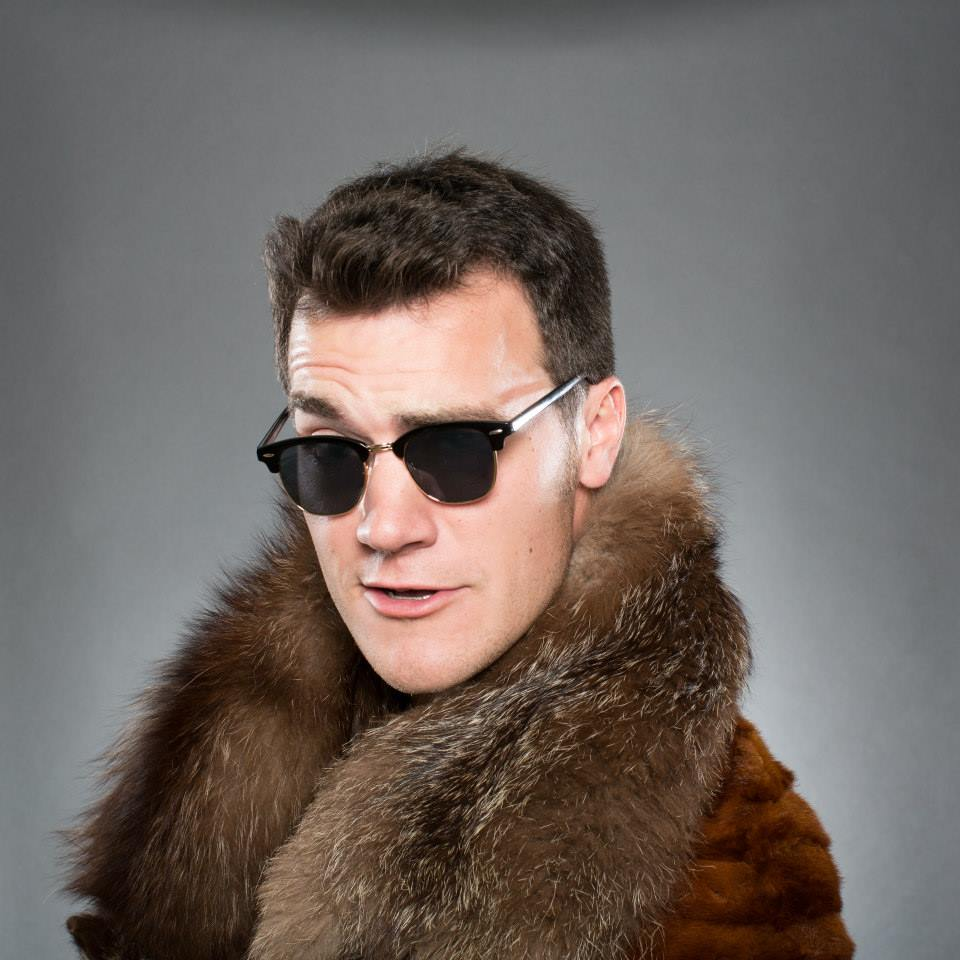
#> input picture ham.jpg, 960 x 960 px
$ python threadTone.py ham.jpg   (Python 2 division)   (older library calls are emulated)
#> lines starting #> are read from the running program, lines starting #| are printed output that depends on the picture
import sys
import cv2
import numpy as np

# Parameters
imgRadius = 500     # Number of pixels that the image radius is resized to

initPin = 0         # Initial pin to start threading from
nPins = 200         # Number of pins on the circular loom
nLines = 3000        # Maximal number of lines

minLoop = 3         # Disallow loops of less than minLoop lines
lineWidth = 3       # The number of pixels that represents the width of a thread
lineWeight = 15     # The weight a single thread has in terms of "darkness"

banner = """
   __  __                        ________
  / /_/ /_  ________  ____ _____/ /_  __/___  ____  ___
 / __/ __ \/ ___/ _ \/ __ `/ __  / / / / __ \/ __ \/ _ \\
/ /_/ / / / /  /  __/ /_/ / /_/ / / / / /_/ / / / /  __/
\__/_/ /_/_/   \___/\__,_/\__,_/ /_/  \____/_/ /_/\___/

Build a thread based halftone representation of an image
"""

# Invert grayscale image
def invertImage(image):
    return (255-image)

# Apply circular mask to image
def maskImage(image, radius):
    y, x = np.ogrid[-radius:radius + 1, -radius:radius + 1]
    mask = x**2 + y**2 > radius**2
    image[mask] = 0

    return image

# Compute coordinates of loom pins
def pinCoords(radius, nPins=200, offset=0, x0=None, y0=None):
    alpha = np.linspace(0 + offset, 2*np.pi + offset, nPins + 1)

    if (x0 == None) or (y0 == None):
        x0 = radius + 1
        y0 = radius + 1

    coords = []
    for angle in alpha[0:-1]:
        x = int(x0 + radius*np.cos(angle))
        y = int(y0 + radius*np.sin(angle))

        coords.append((x, y))
    return coords

# Compute a line mask
def linePixels(pin0, pin1):
    length = int(np.hypot(pin1[0] - pin0[0], pin1[1] - pin0[1]))

    x = np.linspace(pin0[0], pin1[0], length)
    y = np.linspace(pin0[1], pin1[1], length)

    return (x.astype(np.int)-1, y.astype(np.int)-1)

import sys

if __name__=="__main__":
    # Load image
    image_path = sys.argv[1]
    image = cv2.imread(image_path)
#> image is the input picture: shape (960, 960, 3); mean B, G, R 97, 102.3, 112.5
    image_name = image_path.split("/")[-1].split(".")[0]  # chop path and extension

    # Crop image
    height, width = image.shape[0:2]
#> height = 960; width = 960
    minEdge= min(height, width)
#> minEdge = 960
    topEdge = int((height - minEdge)/2)
#> topEdge = 0
    leftEdge = int((width - minEdge)/2)
#> leftEdge = 0
    imgCropped = image[topEdge:topEdge+minEdge, leftEdge:leftEdge+minEdge]
    # cv2.imwrite('./preprocess/{}-cropped.png'.format(image_name), imgCropped)

    # Convert to grayscale
    imgGray = cv2.cvtColor(imgCropped, cv2.COLOR_BGR2GRAY)
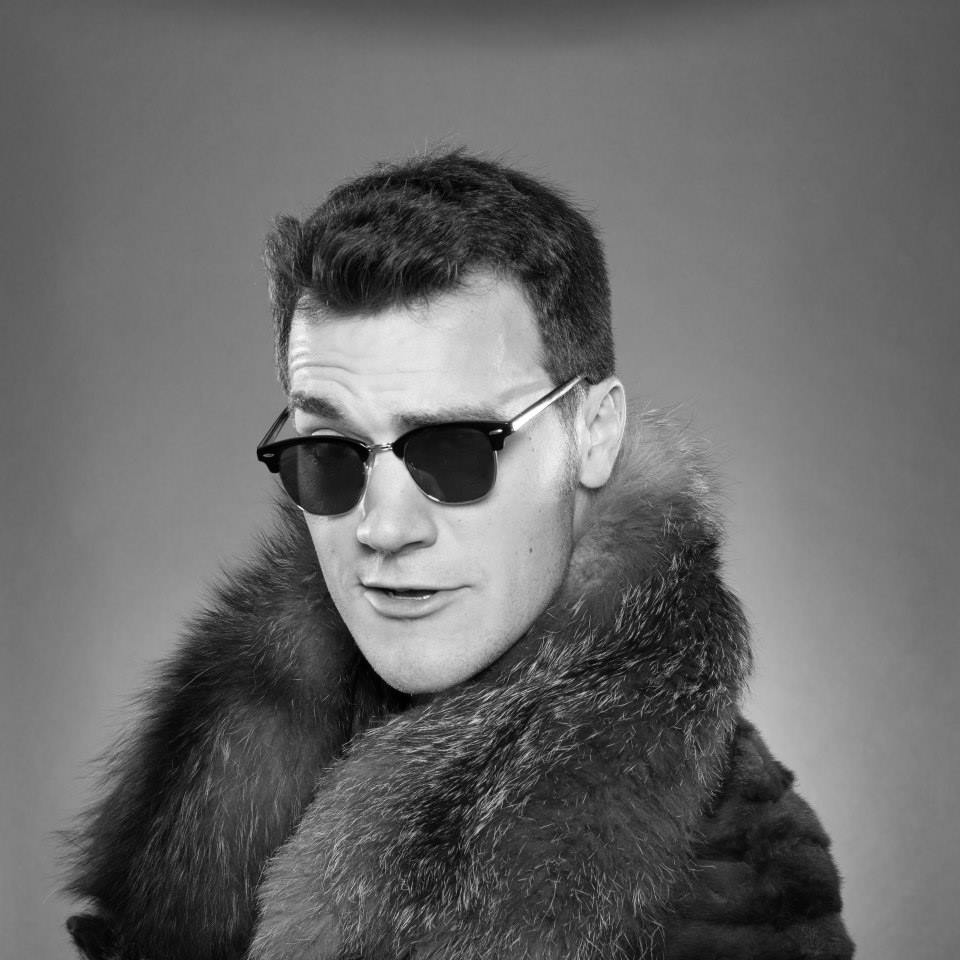
#> imgGray: shape (960, 960); min 0, max 255, mean 104.8
    # cv2.imwrite('./preprocess/{}-gray.png'.format(image_name), imgGray)

    # Resize image
    imgSized = cv2.resize(imgGray, (2*imgRadius + 1, 2*imgRadius + 1))

    # Invert image
    imgInverted = invertImage(imgSized)
#> in invertImage, `return (255-image)`:
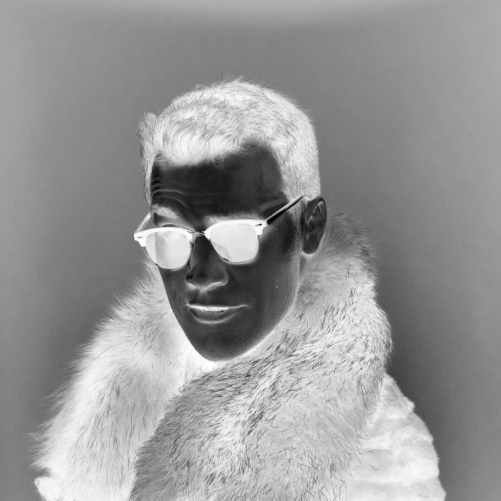
#> returned value: shape (1001, 1001) (shown at 1/2 size); min 0, max 255, mean 150.3
    # cv2.imwrite('./preprocess/{}-inverted.png'.format(image_name), imgInverted)

    # Mask image
    imgMasked = maskImage(imgInverted, imgRadius)
#> in maskImage, `image[mask] = 0`:
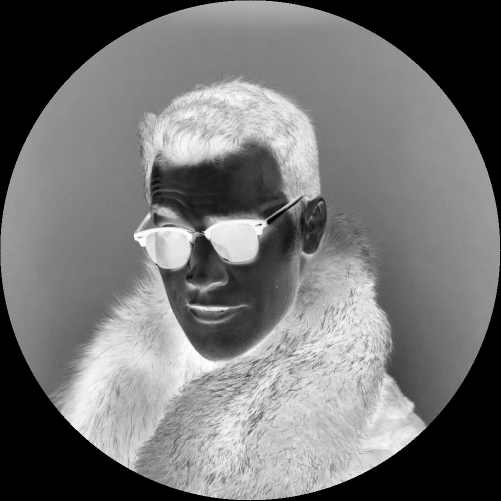
#> image: shape (1001, 1001) (shown at 1/2 size); min 0, max 255, mean 115.5
    # cv2.imwrite('./preprocess/{}-masked.png'.format(image_name), imgMasked)

    print "threading {}".format(image_name)

    # Define pin coordinates
    coords = pinCoords(imgRadius, nPins)
    height, width = imgMasked.shape[0:2]
#> height = 1001; width = 1001

    # image result is rendered to
    imgResult = 255 * np.ones((height, width))

    # Initialize variables
    i = 0
    lines = []
    previousPins = []
    oldPin = initPin
    lineMask = np.zeros((height, width))

    imgResult = 255 * np.ones((height, width))

    # Loop over lines until stopping criteria is reached
    for line in range(nLines):
        i += 1
        bestLine = 0
        oldCoord = coords[oldPin]

        # Loop over possible lines
        for index in range(1, nPins):
            pin = (oldPin + index) % nPins

            coord = coords[pin]

#> (the run stopped early here; a loop or call above may not have finished)
